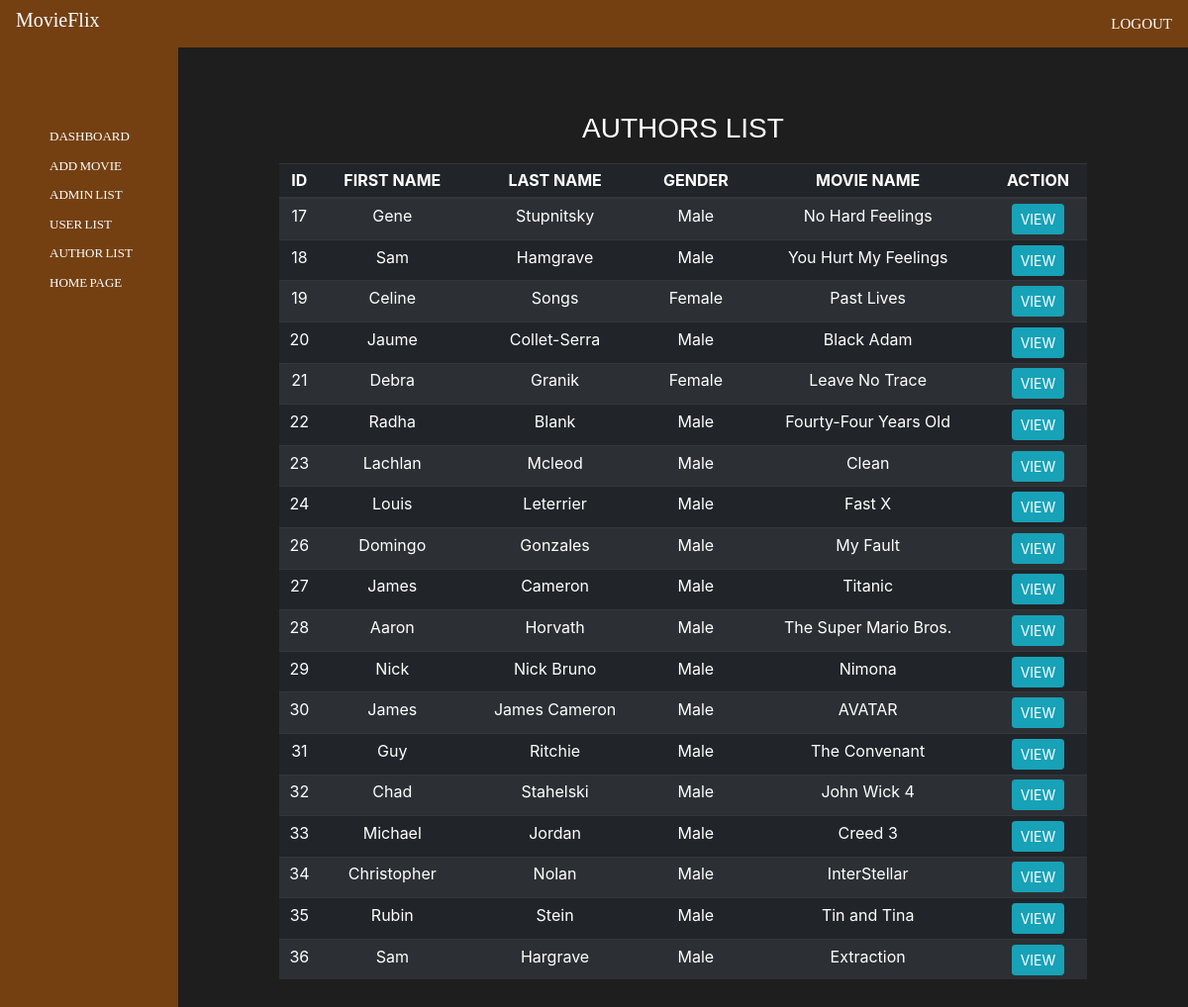
Page /movieFlix/author_table.php on the committed database.
### tables this page shows
CREATE TABLE `author_tbl` (
  `id` int(11) NOT NULL,
  `firstname` varchar(255) DEFAULT NULL,
  `lastname` varchar(255) DEFAULT NULL,
  `gender` varchar(255) DEFAULT NULL,
  `movie_name` varchar(255) DEFAULT NULL,
  `genre` varchar(255) DEFAULT NULL,
  `date_publish` date DEFAULT NULL,
  `actors` varchar(255) DEFAULT NULL,
  `description` varchar(10000) DEFAULT NULL,
  `image_url` text NOT NULL,
  `video_url` text NOT NULL
);

### movieFlix/php/functions.php (called while the page is built, shortened)
<?php
function view_authors(){
    $view = new view();
    $view->author_table();
}
?>

### movieFlix/class/view.php (the view, shortened to what this page needs)
<?php
class view extends config {
    public function author_table() {
      $connection = $this->openConnection();
      $stmt = $connection->prepare("SELECT * FROM `author_tbl`");
      $stmt->execute();
      $data = $stmt->fetchAll();
      echo "<h3 style='color: white; margin-top: 15px; padding-bottom: 10px; text-align: center; font-family: Impact, Haettenschweiler, Arial Narrow Bold, sans-serif;'> AUTHORS LIST </h3>";
        echo "<table class='table table-dark table-striped table-sm'>";
        echo "<thead>
                <tr>
                    <th> ID </th>
                    <th>FIRST NAME</th>
                    <th>LAST NAME</th>
                    <th>GENDER</th>
                    <th>MOVIE NAME</th>
                    <th>ACTION</th>
                </tr>
              </thead><tbody>";
        foreach($data as $datas) {
           echo "<tr>";
           echo "<td>$datas[id]</td>";
           echo "<td>$datas[firstname]</td>";
           echo "<td>$datas[lastname]</td>";
           echo "<td>$datas[gender]</td>";
           echo "<td>$datas[movie_name]</td>";
           echo "<td>
                  <a class='btn btn-info btn-sm' href='view_author_details.php?edit=$datas[id]'>VIEW</a>
                </td>";
           echo "</tr>";
         }
        echo "</tbody></table>";
    }
}
?>

### movieFlix/author_table.php (shortened to what this page needs)
<!DOCTYPE html>
<html lang="en">
<head>
    <link rel="stylesheet" href="css/bootstrap.min.css">
    <link rel="stylesheet" href="css/admin_table.css">
</head>
<body>
    <div class="container-fluid bg-dark">
        <nav class="navbar navbar-expand-md navbar-dark">
            <h5 style="color:white; font-family: 'Press Start 2P', cursive;">MovieFlix</h5>
            <div class="collapse navbar-collapse" id="navbarNavAltMarkup">
            <div class="navbar-nav ml-auto">
                    <a class="logout" href="logout.php">Logout</a>
                </div>
            </div>
        </nav>
    </div>
    <section>
        <div class="left-container">
            <ul class="main-nav">
                <li><a href="admin_panel.php">DashBoard</a></li>
                <li><a href="add_movie.php">Add Movie</a></li>
                <li><a href="admin_table.php">Admin List</a></li>
                <li><a href="user_table.php">User List</a></li>
                <li><a href="author_table.php">Author List</a></li>
                <li><a href="index.php">Home Page</a></li>
            </ul>
        </div>
        <div class="right-container">
            <div class="table-container">
                <?php view_authors(); ?>
            </div>
        </div>
    </section>
</body>
</html>

### movieFlix/css/admin_table.css (style rules this page uses)
* { padding: 0%; margin: 0%; }
section { height: 91.30vh; background-color: rgb(30, 30, 30); }
.container-fluid { padding-left: 0; padding-right: 0; }
.navbar { background-color: #744012; }
.left-container { float: left; width: 15%; height: 100%; background-color: #744012; padding-top: 70px; padding-left: 40px; }
.right-container { display: flex; justify-content: center; align-items: center; }
.table-container { width: 80%; margin: auto; margin-top: 50px; }
.table-container table { width: 100%; }
.table-container th, .table-container td { text-align: center; }

### movieFlix/author_table.php (style rules this page uses)
section { background-color: rgb(30, 30, 30); height: 200vh; }
.navbar { background-color: #744012; }
.left-container { float: left; width: 15%; height: 100%; background-color: #744012; padding-top: 70px; padding-left: 40px; }
.main-nav li { font-size: 13px; font-family: 'Press Start 2P', cursive; margin-top: 10px; margin-left: 10px; list-style: none; }
.main-nav li a:link, .main-nav li a:visited { text-decoration: none; color: #ffffff; word-spacing: -1px; text-transform: uppercase; }
.logout { font-family: 'Press Start 2P', cursive; color: #fff; text-transform: uppercase; font-size: 15px; }

### rows in the picture
author_tbl: id "17", firstname "Gene", lastname "Stupnitsky", gender "Male", movie_name "No Hard Feelings"
author_tbl: id "18", firstname "Sam", lastname "Hamgrave", gender "Male", movie_name "You Hurt My Feelings"
author_tbl: id "19", firstname "Celine", lastname "Songs", gender "Female", movie_name "Past Lives"
author_tbl: id "20", firstname "Jaume", lastname "Collet-Serra", gender "Male", movie_name "Black Adam"
author_tbl: id "21", firstname "Debra", lastname "Granik", gender "Female", movie_name "Leave No Trace"
author_tbl: id "22", firstname "Radha", lastname "Blank", gender "Male", movie_name "Fourty-Four Years Old"
author_tbl: id "23", firstname "Lachlan", lastname "Mcleod", gender "Male", movie_name "Clean"
author_tbl: id "24", firstname "Louis", lastname "Leterrier", gender "Male", movie_name "Fast X"
author_tbl: id "26", firstname "Domingo", lastname "Gonzales", gender "Male", movie_name "My Fault"
author_tbl: id "27", firstname "James", lastname "Cameron", gender "Male", movie_name "Titanic"
author_tbl: id "28", firstname "Aaron", lastname "Horvath", gender "Male", movie_name "The Super Mario Bros."
author_tbl: id "29", firstname "Nick", lastname "Nick Bruno", gender "Male", movie_name "Nimona"
author_tbl: id "30", firstname "James", lastname "James Cameron", gender "Male", movie_name "AVATAR"
author_tbl: id "31", firstname "Guy", lastname "Ritchie", gender "Male", movie_name "The Convenant"
author_tbl: id "32", firstname "Chad", lastname "Stahelski", gender "Male", movie_name "John Wick 4"
author_tbl: id "33", firstname "Michael", lastname "Jordan", gender "Male", movie_name "Creed 3"
author_tbl: id "34", firstname "Christopher", lastname "Nolan", gender "Male", movie_name "InterStellar"
author_tbl: id "35", firstname "Rubin", lastname "Stein", gender "Male", movie_name "Tin and Tina"
author_tbl: id "36", firstname "Sam", lastname "Hargrave", gender "Male", movie_name "Extraction"
